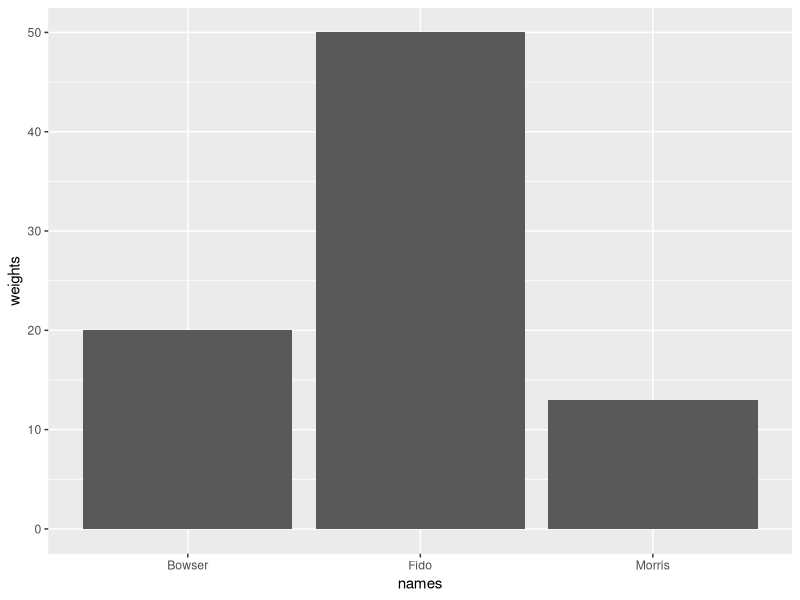
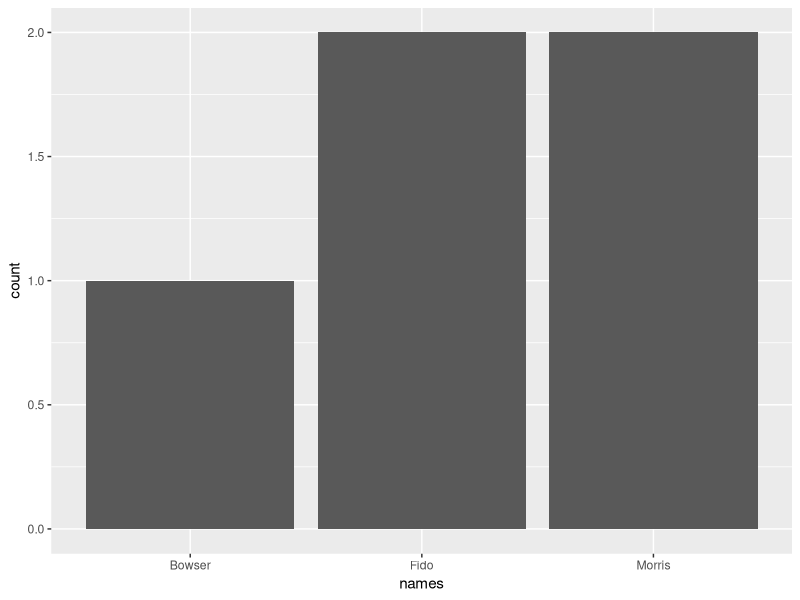
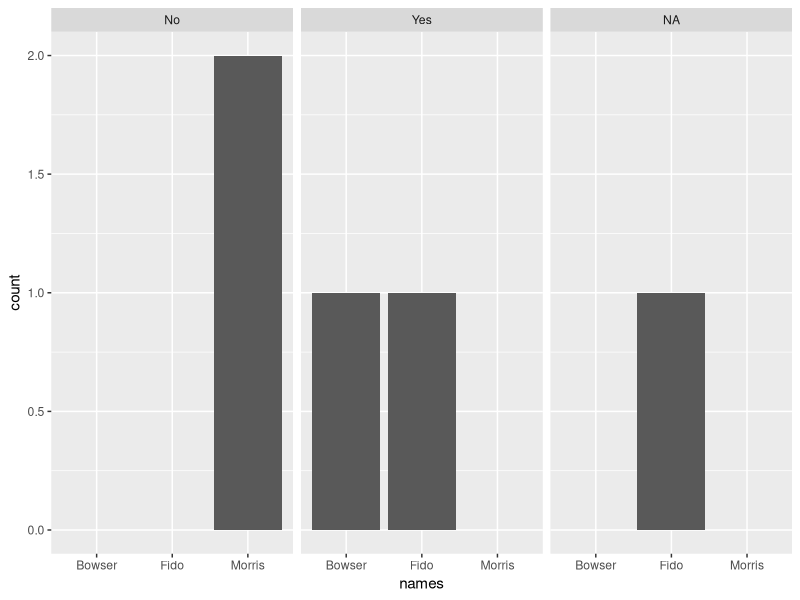
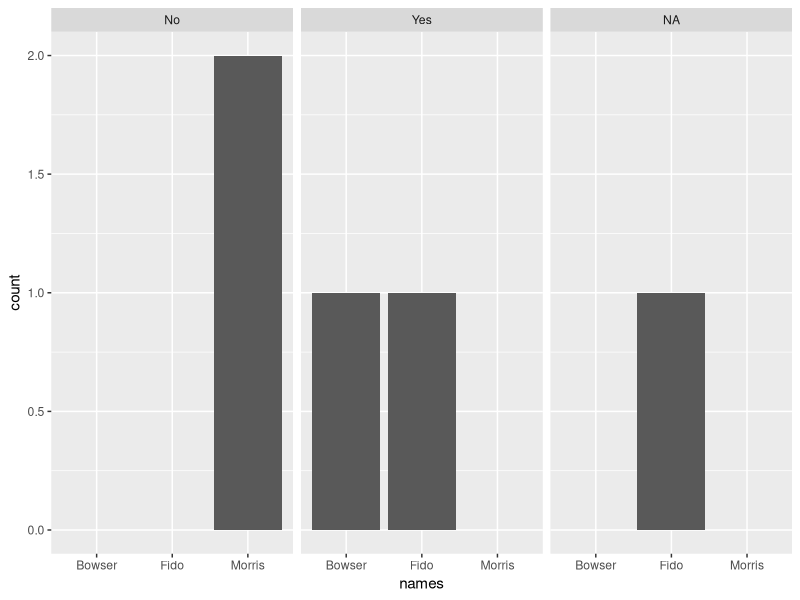

Reproduce these figures in R, in order.
## ---- chunk 1
knitr::opts_chunk$set(echo = TRUE)
library(tidyverse)
## ---- chunk 2
pets <- data.frame(id=c('C1','C2','D1','D4','D8'),
                names=factor(c("Morris", "Morris", "Fido", "Bowser", "Fido")),
                weights=c(6,7,10,20,40),
                animal=factor(c("cat", "cat", "dog", "dog", "dog")),
                ##because it's an ordered category, we have to specify 
                ##order as the levels argument
                ageCategory= ordered(c("0-2", "5-8", "5-8", "3-4", "3-4"), 
                                       levels=c("0-2", "3-4", "5-8")),
                shotsCurrent=c("No", "No", NA, "Yes", "Yes"))

pets
## ---- chunk 3
ggplot(data=pets, aes(x=names,y=weights)) + geom_bar(stat="identity")
## ---- chunk 4
ggplot(pets, aes(x=names)) + geom_bar()
## ---- chunk 5
ggplot(pets, aes(x=names)) + 
  geom_bar() + 
  facet_wrap(facets=~shotsCurrent)

## ---- chunk 6
ggplot(pets, aes(x=names)) + geom_bar() + facet_wrap(facets=~shotsCurrent)
